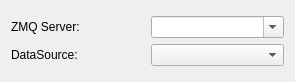
<?xml version="1.0" encoding="UTF-8"?>
<ui version="4.0">
 <class>ZMQSourceWidget</class>
 <widget class="QWidget" name="ZMQSourceWidget">
  <property name="geometry">
   <rect>
    <x>0</x>
    <y>0</y>
    <width>295</width>
    <height>82</height>
   </rect>
  </property>
  <property name="windowTitle">
   <string>Form</string>
  </property>
  <layout class="QGridLayout" name="gridLayout_2">
   <item row="0" column="0">
    <layout class="QGridLayout" name="gridLayout">
     <item row="0" column="0">
      <widget class="QLabel" name="pickleLabel">
       <property name="toolTip">
        <string>zmq server, port and topic, hwm (optional): server:port[:topic][:hwm]
e.g. haso228:9999/10001 or :5553</string>
       </property>
       <property name="text">
        <string>ZMQ Server:</string>
       </property>
      </widget>
     </item>
     <item row="1" column="0">
      <widget class="QLabel" name="pickleTopicLabel">
       <property name="toolTip">
        <string>ZMQ stream topic</string>
       </property>
       <property name="text">
        <string>DataSource:</string>
       </property>
       <property name="buddy">
        <cstring>pickleTopicComboBox</cstring>
       </property>
      </widget>
     </item>
     <item row="1" column="1">
      <widget class="QComboBox" name="pickleTopicComboBox">
       <property name="toolTip">
        <string>ZMQ stream topic</string>
       </property>
      </widget>
     </item>
     <item row="0" column="1">
      <widget class="QComboBox" name="pickleComboBox">
       <property name="toolTip">
        <string>&lt;html&gt;&lt;head/&gt;&lt;body&gt;&lt;p&gt;zmq server, port and topic, hwm (optional): server:port[:topic][:hwm]&lt;/p&gt;&lt;p&gt;e.g. haso228:9999/10001 or :5553&lt;/p&gt;&lt;/body&gt;&lt;/html&gt;</string>
       </property>
       <property name="editable">
        <bool>true</bool>
       </property>
      </widget>
     </item>
    </layout>
   </item>
  </layout>
 </widget>
 <resources/>
 <connections/>
</ui>
